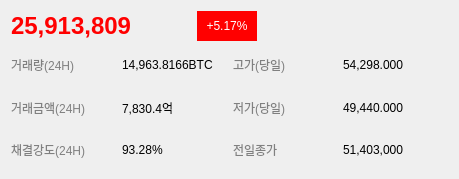
<?xml version="1.0" encoding="UTF-8"?>
<ui version="4.0">
 <class>Form</class>
 <widget class="QWidget" name="Form">
  <property name="geometry">
   <rect>
    <x>0</x>
    <y>0</y>
    <width>459</width>
    <height>179</height>
   </rect>
  </property>
  <property name="windowTitle">
   <string>Form</string>
  </property>
  <layout class="QVBoxLayout" name="verticalLayout">
   <item>
    <layout class="QHBoxLayout" name="horizontalLayout">
     <property name="sizeConstraint">
      <enum>QLayout::SetDefaultConstraint</enum>
     </property>
     <item>
      <widget class="QLabel" name="label_1">
       <property name="minimumSize">
        <size>
         <width>180</width>
         <height>0</height>
        </size>
       </property>
       <property name="styleSheet">
        <string notr="true">font: 18pt 'KoPubWorld돋움체_Pro Bold';color:red;</string>
       </property>
       <property name="text">
        <string>&lt;html&gt;&lt;head/&gt;&lt;body&gt;&lt;p&gt;&lt;span style=&quot; font-size:18pt; font-weight:600;&quot;&gt;25,913,809&lt;/span&gt;&lt;/p&gt;&lt;/body&gt;&lt;/html&gt;</string>
       </property>
      </widget>
     </item>
     <item>
      <widget class="QLabel" name="label_2">
       <property name="minimumSize">
        <size>
         <width>60</width>
         <height>30</height>
        </size>
       </property>
       <property name="maximumSize">
        <size>
         <width>60</width>
         <height>30</height>
        </size>
       </property>
       <property name="layoutDirection">
        <enum>Qt::LeftToRight</enum>
       </property>
       <property name="styleSheet">
        <string notr="true">font: 9pt 'KoPubWorld돋움체_Pro Medium';background-color:red;color:white</string>
       </property>
       <property name="text">
        <string>&lt;html&gt;&lt;head/&gt;&lt;body&gt;&lt;p align=&quot;center&quot;&gt;+5.17%&lt;/p&gt;&lt;/body&gt;&lt;/html&gt;</string>
       </property>
       <property name="alignment">
        <set>Qt::AlignCenter</set>
       </property>
      </widget>
     </item>
     <item>
      <spacer name="horizontalSpacer">
       <property name="orientation">
        <enum>Qt::Horizontal</enum>
       </property>
       <property name="sizeHint" stdset="0">
        <size>
         <width>40</width>
         <height>20</height>
        </size>
       </property>
      </spacer>
     </item>
    </layout>
   </item>
   <item>
    <layout class="QGridLayout" name="gridLayout">
     <item row="0" column="0">
      <widget class="QLabel" name="label_3">
       <property name="styleSheet">
        <string notr="true">font: 75 9pt &quot;KoPubWorld돋움체_Pro Bold&quot;;color:gray;
</string>
       </property>
       <property name="text">
        <string>거래량(24H)</string>
       </property>
      </widget>
     </item>
     <item row="0" column="2">
      <widget class="QLabel" name="label_5">
       <property name="styleSheet">
        <string notr="true">font: 75 9pt &quot;KoPubWorld돋움체_Pro Bold&quot;;color:gray;
</string>
       </property>
       <property name="text">
        <string>고가(당일)</string>
       </property>
      </widget>
     </item>
     <item row="0" column="1">
      <widget class="QLabel" name="label_4">
       <property name="styleSheet">
        <string notr="true">font: 75 9pt &quot;KoPubWorld돋움체_Pro Bold&quot;;</string>
       </property>
       <property name="text">
        <string>14,963.8166BTC</string>
       </property>
      </widget>
     </item>
     <item row="2" column="0">
      <widget class="QLabel" name="label_11">
       <property name="styleSheet">
        <string notr="true">font: 75 9pt &quot;KoPubWorld돋움체_Pro Bold&quot;;color:gray;
</string>
       </property>
       <property name="text">
        <string>채결강도(24H)</string>
       </property>
      </widget>
     </item>
     <item row="1" column="0">
      <widget class="QLabel" name="label_7">
       <property name="styleSheet">
        <string notr="true">font: 75 9pt &quot;KoPubWorld돋움체_Pro Bold&quot;;color:gray;
</string>
       </property>
       <property name="text">
        <string>거래금액(24H)</string>
       </property>
      </widget>
     </item>
     <item row="0" column="3">
      <widget class="QLabel" name="label_6">
       <property name="styleSheet">
        <string notr="true">font: 75 9pt &quot;KoPubWorld돋움체_Pro Bold&quot;;</string>
       </property>
       <property name="text">
        <string>54,298.000</string>
       </property>
      </widget>
     </item>
     <item row="1" column="1">
      <widget class="QLabel" name="label_8">
       <property name="styleSheet">
        <string notr="true">font: 75 9pt &quot;KoPubWorld돋움체_Pro Bold&quot;;</string>
       </property>
       <property name="text">
        <string>7,830.4억</string>
       </property>
      </widget>
     </item>
     <item row="2" column="1">
      <widget class="QLabel" name="label_12">
       <property name="styleSheet">
        <string notr="true">font: 75 9pt &quot;KoPubWorld돋움체_Pro Bold&quot;;</string>
       </property>
       <property name="text">
        <string>93.28%</string>
       </property>
      </widget>
     </item>
     <item row="2" column="2">
      <widget class="QLabel" name="label_13">
       <property name="styleSheet">
        <string notr="true">font: 75 9pt &quot;KoPubWorld돋움체_Pro Bold&quot;;color:gray;
</string>
       </property>
       <property name="text">
        <string>전일종가</string>
       </property>
      </widget>
     </item>
     <item row="1" column="2">
      <widget class="QLabel" name="label_9">
       <property name="styleSheet">
        <string notr="true">font: 75 9pt &quot;KoPubWorld돋움체_Pro Bold&quot;;color:gray;
</string>
       </property>
       <property name="text">
        <string>저가(당일)</string>
       </property>
      </widget>
     </item>
     <item row="1" column="3">
      <widget class="QLabel" name="label_10">
       <property name="styleSheet">
        <string notr="true">font: 75 9pt &quot;KoPubWorld돋움체_Pro Bold&quot;;</string>
       </property>
       <property name="text">
        <string>49,440.000</string>
       </property>
      </widget>
     </item>
     <item row="2" column="3">
      <widget class="QLabel" name="label_14">
       <property name="styleSheet">
        <string notr="true">font: 75 9pt &quot;KoPubWorld돋움체_Pro Bold&quot;;</string>
       </property>
       <property name="text">
        <string>51,403,000</string>
       </property>
      </widget>
     </item>
    </layout>
   </item>
  </layout>
 </widget>
 <resources/>
 <connections/>
</ui>
